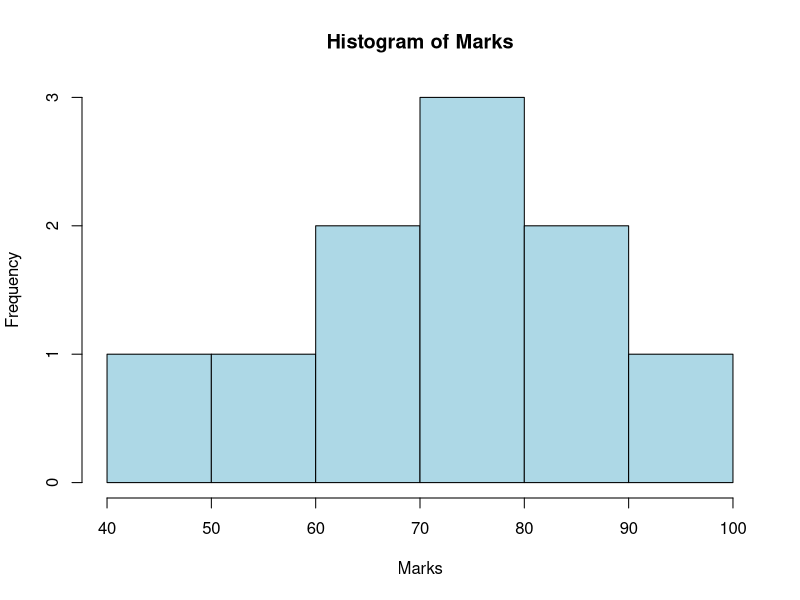
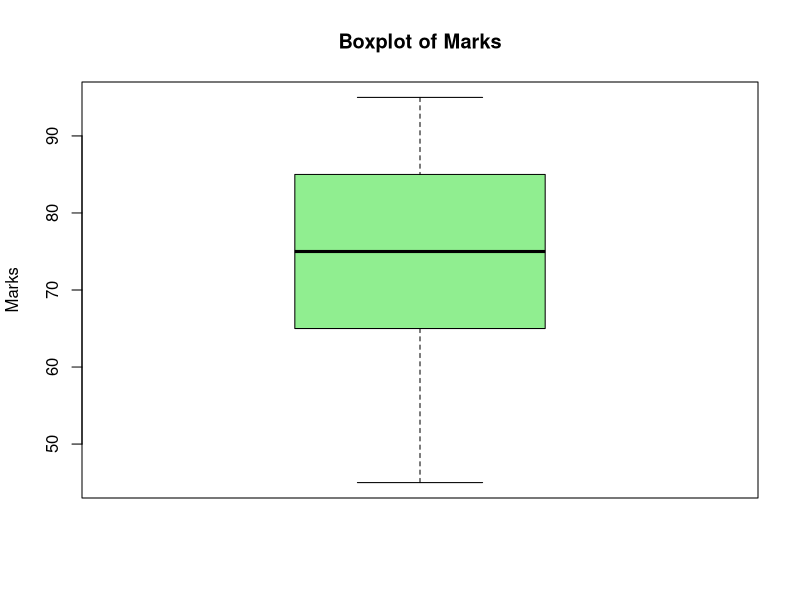
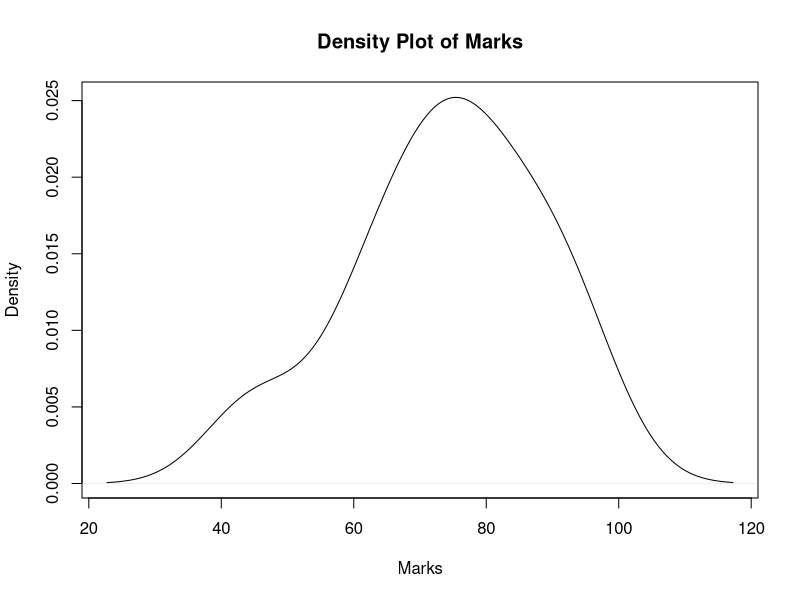
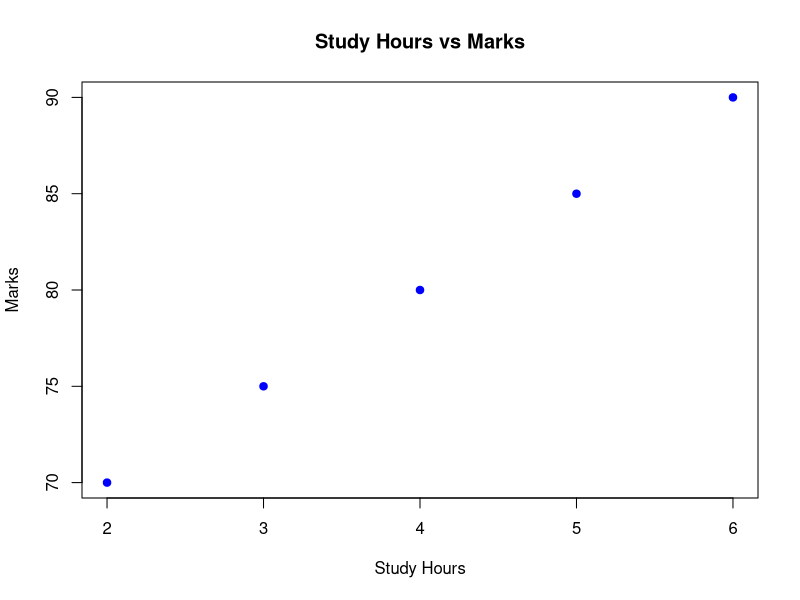
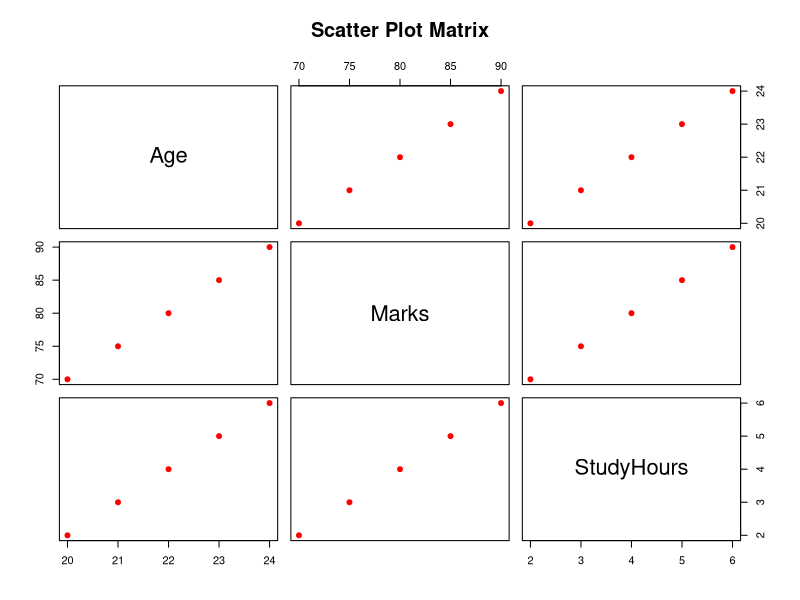
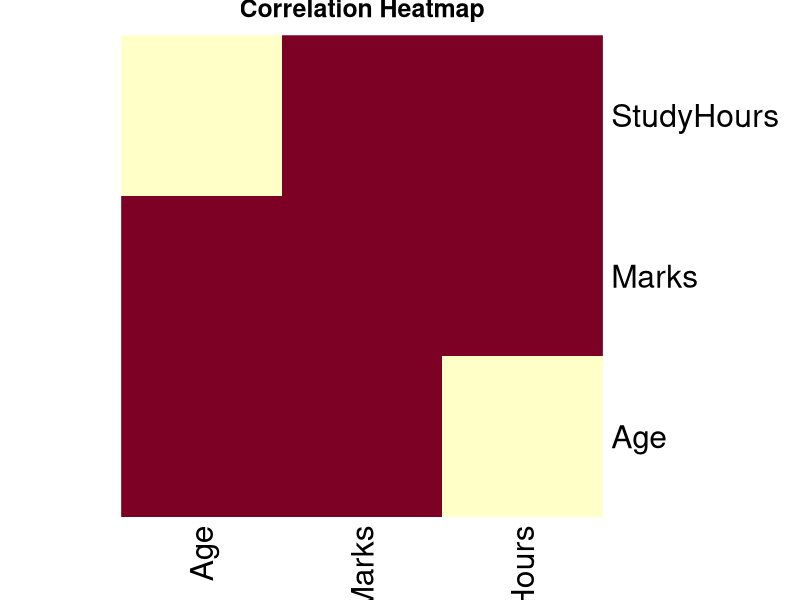

Write the R code that produced these figures, in order.

# Q1: Descriptive Statistical Analysis

data <- c(10, 20, 20, 30, 40, 20, 50)

# Calculate mean
cat("Mean:", mean(data), "\n")

# Calculate median
cat("Median:", median(data), "\n")

# Calculate mode
get_mode <- function(x) {
  values <- unique(x)
  values[which.max(tabulate(match(x, values)))]
}

cat("Mode:", get_mode(data), "\n")

# Calculate variance
cat("Variance:", var(data), "\n")

# Calculate standard deviation
cat("Standard Deviation:", sd(data), "\n")



# Q2: User-Defined Function

# Define a function to calculate the sum of two numbers
add_numbers <- function(a, b) {
  sum <- a + b
  return(sum)
}

# Call the function
result <- add_numbers(10, 20)

# Display the result
cat("Sum:", result, "\n")




# Q3: Univariate EDA

# Create a dataset
marks <- c(45, 60, 70, 75, 80, 85, 90, 65, 75, 95)

# Display basic statistics
cat("Summary Statistics:\n")
print(summary(marks))

cat("\nMean:", mean(marks), "\n")
cat("Median:", median(marks), "\n")
cat("Standard Deviation:", sd(marks), "\n")

# Histogram
hist(marks,
     main = "Histogram of Marks",
     xlab = "Marks",
     col = "lightblue",
     border = "black")

# Boxplot
boxplot(marks,
        main = "Boxplot of Marks",
        ylab = "Marks",
        col = "lightgreen")

# Density plot
plot(density(marks),
     main = "Density Plot of Marks",
     xlab = "Marks")





# Q4: Multivariate EDA

# Create a data frame
data <- data.frame(
  Age = c(20, 21, 22, 23, 24),
  Marks = c(70, 75, 80, 85, 90),
  StudyHours = c(2, 3, 4, 5, 6)
)

# Display dataset
print(data)

# Calculate correlation matrix
correlation <- cor(data)

cat("Correlation Matrix:\n")
print(correlation)

# Scatter plot
plot(data$StudyHours, data$Marks,
     main = "Study Hours vs Marks",
     xlab = "Study Hours",
     ylab = "Marks",
     pch = 19,
     col = "blue")

# Scatter plot matrix
pairs(data,
      main = "Scatter Plot Matrix",
      col = "red",
      pch = 19)

# Correlation heatmap
heatmap(correlation,
        main = "Correlation Heatmap",
        Rowv = NA,
        Colv = NA,
        scale = "none")


# Q5: Filter and Sort Data

# Create a data frame
students <- data.frame(
  ID = c(1, 2, 3, 4, 5),
  Name = c("Aman", "Riya", "Rahul", "Priya", "Karan"),
  Marks = c(75, 90, 65, 85, 95)
)

cat("Original Data:\n")
print(students)

# Filter students with marks greater than 80
filtered_data <- subset(students, Marks > 80)

cat("\nFiltered Data (Marks > 80):\n")
print(filtered_data)

# Sort students by marks in ascending order
sorted_data <- students[order(students$Marks), ]

cat("\nSorted Data (Ascending Order):\n")
print(sorted_data)

# Sort students by marks in descending order
descending_data <- students[order(-students$Marks), ]

cat("\nSorted Data (Descending Order):\n")
print(descending_data)



# Q6: Group Data and Calculate Summary Statistics

# Create a data frame
students <- data.frame(
  Name = c("Aman", "Riya", "Rahul", "Priya",
           "Karan", "Neha"),
  Department = c("CSE", "IT", "CSE", "IT",
                 "CSE", "IT"),
  Marks = c(75, 90, 65, 85, 95, 80)
)

cat("Original Data:\n")
print(students)

# Group data by department and calculate mean marks
group_mean <- aggregate(
  Marks ~ Department,
  data = students,
  FUN = mean
)

cat("\nAverage Marks by Department:\n")
print(group_mean)

# Calculate multiple summary statistics
group_summary <- aggregate(
  Marks ~ Department,
  data = students,
  FUN = function(x) {
    c(
      Mean = mean(x),
      Median = median(x),
      Minimum = min(x),
      Maximum = max(x)
    )
  }
)

cat("\nSummary Statistics by Department:\n")
print(group_summary)
